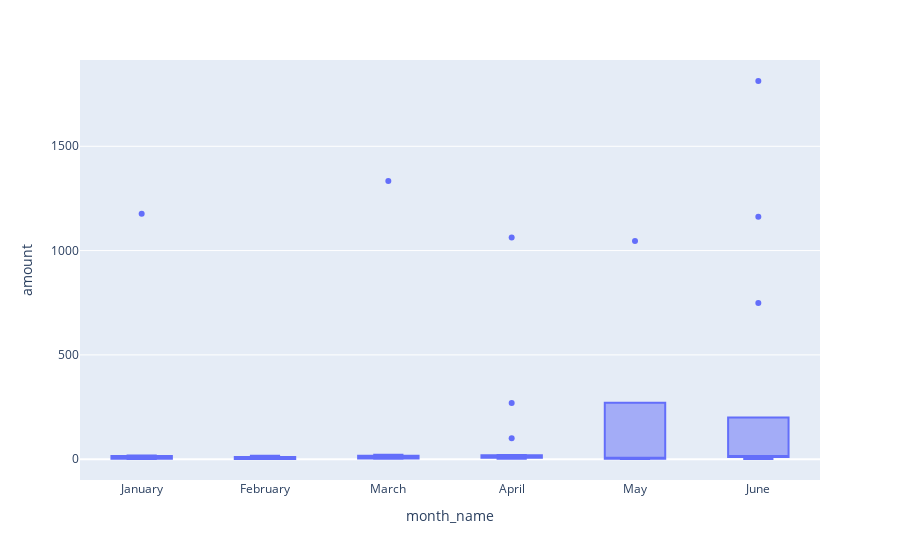

The notebook cell this image was saved under:
### Code cell
# creating the six box plots using plotly express
# transactions_2018_grouped = transactions_2018.groupby("month_name").count()
# transactions_2018_grouped
# px.box(transactions_2018_grouped)
px.box(transactions_2018, x="month_name", y="amount")

### Figure 1 — Plotly figure (JSON) as saved in the notebook; plotly's stock layout.template omitted (floating-point values rounded to 4 significant figures)
{"data": [{"alignmentgroup": "True", "hovertemplate": "month_name=%{x}<br>amount=%{y}<extra></extra>", "legendgroup": "", "marker": {"color": "#636efa"}, "name": "", "notched": false, "offsetgroup": "", "orientation": "v", "showlegend": false, "type": "box", "x": ["January", "January", "January", "January", "January", "January", "January", "January", "January", "January", "February", "February", "February", "February", "February", "February", "February", "February", "February", "February", "March", "March", "March", "March", "March", "March", "March", "March", "March", "March", "March", "March", "March", "April", "April", "April", "April", "April", "April", "April", "April", "April", "April", "April", "April", "April", "April", "April", "April", "May", "May", "May", "May", "May", "June", "June", "June", "June", "June", "June", "June", "June", "June", "June", "June", "June", "June"], "x0": " ", "xaxis": "x", "y": [1.46, 10.74, 2.93, 1.39, 17.84, 1.65, 15.86, 2.22, 1177, 2.75, 10.75, 10.81, 5.97, 3.69, 16.7, 1.26, 2.63, 11.01, 0.91, 1.18, 12.42, 16.58, 1334, 2.88, 2.04, 13.57, 10.1, 1.65, 3.08, 4.2, 2.56, 18.28, 21.04, 100, 2.62, 7.08, 17.15, 1063, 10.15, 10.06, 269, 10.24, 7.39, 6.01, 20.03, 2.79, 10.02, 15.66, 16.5, 1.1, 1046, 12.15, 2.27, 5.97, 1162, 749, 10.69, 11.88, 1.03, 10.15, 11.01, 16.29, 15.98, 1813, 16.61, 11.53, 5.24], "y0": " ", "yaxis": "y"}], "layout": {"boxmode": "group", "legend": {"tracegroupgap": 0}, "margin": {"t": 60}, "xaxis": {"anchor": "y", "domain": [0, 1], "title": {"text": "month_name"}}, "yaxis": {"anchor": "x", "domain": [0, 1], "title": {"text": "amount"}}}}
